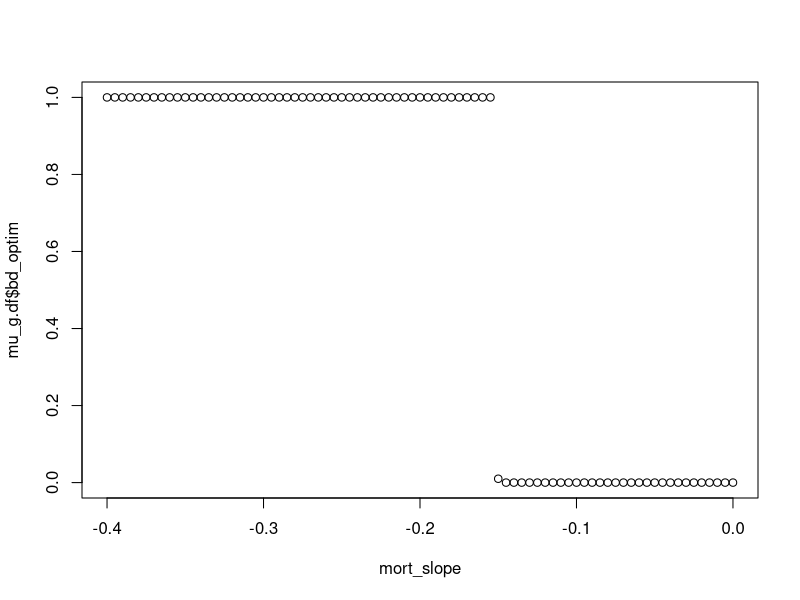
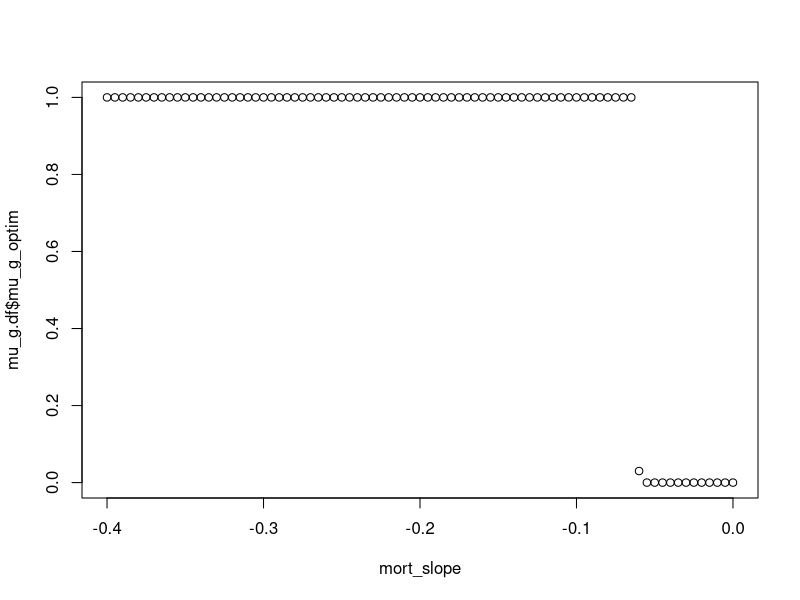

Reproduce these figures in R, in order.
## ---- chunk 1
# If both curves are linear, there will be no intermediate solutions for mu/g OR b - d
# Hold growth slope constant, and intercepts constant
growth_slope <- -0.15
growth_int <- 1
mort_int <- 0.4
trait_vec <- seq(0, 1, by = 0.01)
growth_line <- growth_slope * trait_vec + growth_int
mort_slope <- seq(-0.4, 0, by = 0.005)

mu_g.df <- as.data.frame(mat.or.vec( length(mort_slope), 3 ) )
colnames(mu_g.df) <- c("mort_slope", "bd_optim", "mu_g_optim")

for (i in 1:length( mort_slope ) ){
  mu_g.df[ i, 1 ] <- mort_slope[i]
  
  mort_line <- mort_slope[i] * trait_vec + mort_int
  bd_optim_val <- growth_line - mort_line
  mu_g_optim_val <- mort_line / growth_line
  mu_g.df[ i, 2 ] <- trait_vec[ which.max( bd_optim_val ) ]
  mu_g.df[ i, 3 ] <- trait_vec[ which.min( mu_g_optim_val ) ]
}

# They work out exactly the same but the inverse of one another
plot( x = mort_slope, y = mu_g.df$bd_optim) 
# Exhibit full response until mortality slope is smaller (more negative) than growth slope 
# I.e., reduction in mortality > reduction in growth
plot( x = mort_slope, y = mu_g.df$mu_g_optim) 
# Exhibit full response until mu/g at zero trait expression exceeds mu/g at full trait expression
# I.e., qualitatively similar but the switchpoint is in a different place
